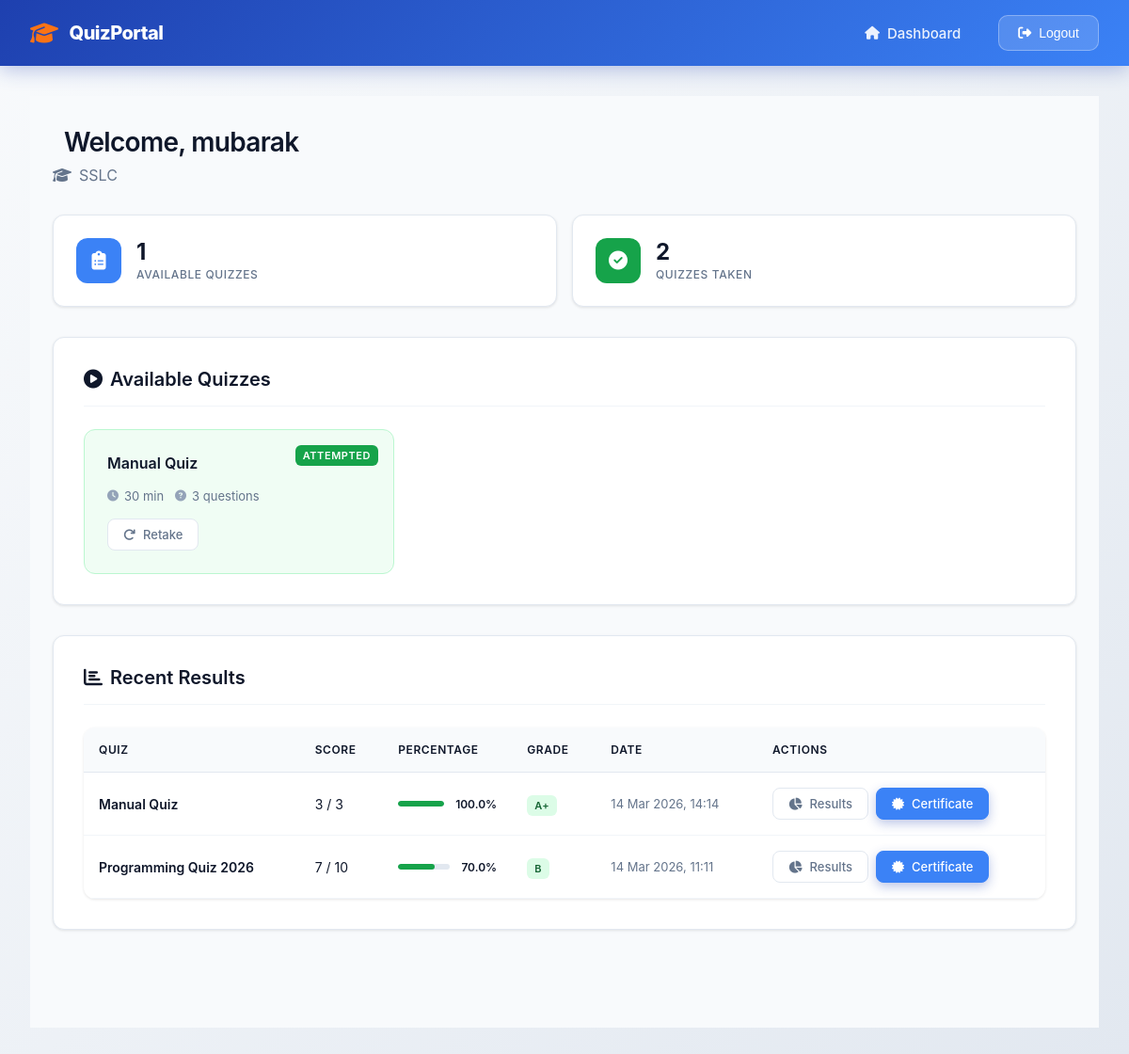
The app's page /dashboard/ (signed in) with its own data.
### users/models.py (models this page shows, shortened)
class StudentProfile(models.Model):
    user = models.OneToOneField(CustomUser, on_delete=models.CASCADE, related_name='student_profile')
    student_name = models.CharField(max_length=200)
    college_name = models.CharField(max_length=300)
    qualification = models.CharField(max_length=50, choices=[
        ('SSLC', 'SSLC'),
        ('Plus Two', 'Plus Two'),
        ('Degree', 'Degree'),
        ('Others', 'Others')
    ])
    qualification_other = models.CharField(max_length=200, blank=True, null=True)
    district = models.CharField(max_length=100, choices=[
        ('Thiruvananthapuram', 'Thiruvananthapuram'),
        ('Kollam', 'Kollam'),
        ('Pathanamthitta', 'Pathanamthitta'),
        ('Alappuzha', 'Alappuzha'),
        ('Kottayam', 'Kottayam'),
        ('Idukki', 'Idukki'),
        ('Ernakulam', 'Ernakulam'),
        ('Thrissur', 'Thrissur'),
        ('Palakkad', 'Palakkad'),
        ('Malappuram', 'Malappuram'),
        ('Kozhikode', 'Kozhikode'),
        ('Wayanad', 'Wayanad'),
        ('Kannur', 'Kannur'),
        ('Kasaragod', 'Kasaragod'),
        ('Others', 'Others')
    ])
    district_other = models.CharField(max_length=200, blank=True, null=True)
    mobile_number = models.CharField(max_length=15)
    class Meta:
        indexes = [
            models.Index(fields=['qualification']),
            models.Index(fields=['district']),
            models.Index(fields=['student_name']),
        ]

class CustomUser(AbstractBaseUser, PermissionsMixin):
    email = models.EmailField(unique=True)
    first_name = models.CharField(max_length=150)
    last_name = models.CharField(max_length=150, blank=True)
    is_active = models.BooleanField(default=True)
    is_staff = models.BooleanField(default=False)
    date_joined = models.DateTimeField(default=timezone.now)
    objects = CustomUserManager()
    USERNAME_FIELD = 'email'
    REQUIRED_FIELDS = ['first_name']

### video_app/models.py (models this page shows, shortened)
class Quiz(models.Model):
    title = models.CharField(max_length=255)
    description = models.TextField(blank=True)
    time_limit_minutes = models.PositiveIntegerField(default=30, help_text="Time limit in minutes")
    shuffle_questions = models.BooleanField(default=False)
    max_attempts = models.PositiveIntegerField(default=0, help_text="Maximum attempts per student (0 for unlimited)")
    is_active = models.BooleanField(default=True)
    start_time = models.DateTimeField(null=True, blank=True, help_text="Leave blank for no schedule")
    end_time = models.DateTimeField(null=True, blank=True, help_text="Leave blank for no schedule")
    certificate_min_percentage = models.FloatField(default=60.0, help_text="Minimum % score required to download certificate")
    created_at = models.DateTimeField(auto_now_add=True)
    questions = models.ManyToManyField(Question, through='QuizQuestion', blank=True)
    class Meta:
        indexes = [
            models.Index(fields=['is_active']),
            models.Index(fields=['start_time']),
            models.Index(fields=['end_time']),
        ]
    def remaining_attempts(self, student):
        if self.max_attempts == 0:
            return None  # Unlimited
        return max(0, self.max_attempts - self.get_student_attempts(student))

class QuizResult(models.Model):
    attempt = models.OneToOneField(QuizAttempt, on_delete=models.CASCADE, related_name='result')
    student = models.ForeignKey(settings.AUTH_USER_MODEL, on_delete=models.CASCADE, related_name='quiz_results')
    quiz = models.ForeignKey(Quiz, on_delete=models.CASCADE, related_name='results')
    score = models.PositiveIntegerField(default=0)
    total_questions = models.PositiveIntegerField(default=0)
    percentage = models.FloatField(default=0.0)
    completed_at = models.DateTimeField(auto_now_add=True)
    class Meta:
        indexes = [
            models.Index(fields=['student', 'completed_at']),
            models.Index(fields=['quiz', 'completed_at']),
        ]
    @property
    def grade(self):
        if self.percentage >= 90: return 'A+'
        elif self.percentage >= 80: return 'A'
        elif self.percentage >= 70: return 'B'
        elif self.percentage >= 60: return 'C'
        else: return 'F'

### video_app/views.py (the view)
# urls.py: path('dashboard/', views.student_dashboard, name='student_dashboard'),
@student_login_required
def student_dashboard(request):
    student = getattr(request.user, 'student_profile', None)
    available_quizzes = available_quizzes_queryset()
    all_results = (
        QuizResult.objects.filter(student=request.user)
        .select_related('quiz', 'attempt')
        .order_by('-completed_at')
    )
    results_by_quiz = {}
    for result in all_results:
        quiz_id = result.quiz.id
        if quiz_id not in results_by_quiz:
            results_by_quiz[quiz_id] = []
        results_by_quiz[quiz_id].append(result)
    attempted_quiz_ids = set(
        QuizAttempt.objects.filter(student=request.user, is_submitted=True)
        .values_list('quiz_id', flat=True)
    )
    quiz_data = []
    for quiz in available_quizzes:
        remaining = quiz.remaining_attempts(request.user)
        quiz_data.append({
            'quiz': quiz,
            'remaining_attempts': remaining,
            'can_retake': remaining is None or remaining > 0,
            'all_attempts': results_by_quiz.get(quiz.id, [])
        })
    return render(request, 'student/dashboard.html', {
        'student': student,
        'available_quizzes': quiz_data,
        'all_results': all_results,
        'results_by_quiz': results_by_quiz,
        'attempted_quiz_ids': attempted_quiz_ids,
        'quizzes_taken': len(attempted_quiz_ids),  # Count unique quizzes
    })

### video_app/selectors.py (called while the page is built)
def available_quizzes_queryset(now=None):
    now = now or timezone.now()
    manual_availability = Q(start_time__isnull=True, end_time__isnull=True, is_active=True)
    scheduled_availability = (
        (Q(start_time__isnull=False) | Q(end_time__isnull=False)) &
        (Q(start_time__isnull=True) | Q(start_time__lte=now)) &
        (Q(end_time__isnull=True) | Q(end_time__gte=now))
    )
    return (
        Quiz.objects.filter(manual_availability | scheduled_availability)
        .annotate(question_count=Count('quizquestion', distinct=True))
        .order_by('-created_at')
    )

### video_app/templates/student/dashboard.html (shortened to what this page needs)
{% extends "student/base_student.html" %}
{% block student_content %}
<div class="dashboard-container">
    <div class="dashboard-header">
        <div class="welcome-section">
            <h1 class="welcome-title">
                Welcome, {{ student.student_name|default:request.user.first_name }}
            </h1>
            <p class="welcome-subtitle">
                <i class="fas fa-graduation-cap"></i>
                {% if student.qualification == 'Others' %}
                    {{ student.qualification_other|default:"Student" }}
                {% else %}
                    {{ student.qualification|default:"Student" }}
                {% endif %}
            </p>
        </div>
    </div>
    <div class="stats-grid">
        <div class="stat-card">
            <div class="stat-icon primary">
                <i class="fas fa-clipboard-list"></i>
            </div>
            <div class="stat-content">
                <div class="stat-value">{{ available_quizzes|length }}</div>
                <div class="stat-label">Available Quizzes</div>
            </div>
        </div>
        <div class="stat-card">
            <div class="stat-icon success">
                <i class="fas fa-check-circle"></i>
            </div>
            <div class="stat-content">
                <div class="stat-value">{{ quizzes_taken }}</div>
                <div class="stat-label">Quizzes Taken</div>
            </div>
        </div>
    </div>
    <div class="section-card">
        <div class="section-header">
            <h2 class="section-title">
                <i class="fas fa-play-circle"></i>
                Available Quizzes
            </h2>
        </div>
        {% if available_quizzes %}
        <div class="quiz-grid">
            {% for item in available_quizzes %}
            {% with quiz=item.quiz %}
            <div class="quiz-card {% if quiz.id in attempted_quiz_ids %}attempted{% endif %}">
                {% if quiz.id in attempted_quiz_ids %}
                <div class="attempted-badge">Attempted</div>
                {% endif %}
                <div class="quiz-title">{{ quiz.title }}</div>
                <div class="quiz-meta">
                    <div class="quiz-meta-item">
                        <i class="fas fa-clock"></i>
                        {{ quiz.time_limit_minutes }} min
                    </div>
                    <div class="quiz-meta-item">
                        <i class="fas fa-question-circle"></i>
                        {{ quiz.question_count }} questions
                    </div>
                </div>
                {% if quiz.id in attempted_quiz_ids %}
                    {% if item.can_retake %}
                    <a href="{% url 'video_app:start_quiz' quiz.id %}"
                       class="btn btn-secondary btn-sm">
                        <i class="fas fa-redo"></i>
                        Retake
                    </a>
                    {% endif %}
                {% else %}
                    <a href="{% url 'video_app:start_quiz' quiz.id %}"
                       class="btn btn-primary btn-sm">
                        <i class="fas fa-play"></i>
                        Start Quiz
                    </a>
                {% endif %}
            </div>
            {% endwith %}
            {% endfor %}
        </div>
        {% endif %}
    </div>
    {% if all_results %}
    <div class="section-card">
        <div class="section-header">
            <h2 class="section-title">
                <i class="fas fa-chart-bar"></i>
                Recent Results
            </h2>
        </div>
        <table class="data-table">
            <thead>
                <tr>
                    <th>Quiz</th>
                    <th>Score</th>
                    <th>Percentage</th>
                    <th>Grade</th>
                    <th>Date</th>
                    <th>Actions</th>
                </tr>
            </thead>
            <tbody>
                {% for result in all_results %}
                <tr>
                    <td data-label="Quiz" style="font-weight: 600;">{{ result.quiz.title }}</td>
                    <td data-label="Score">{{ result.score }} / {{ result.total_questions }}</td>
                    <td data-label="Percentage">
                        <div class="progress-bar">
                            <div class="progress-track">
                                <div class="progress-fill {% if result.percentage >= 60 %}success{% else %}danger{% endif %}"
                                     style="width: {{ result.percentage }}%;"></div>
                            </div>
                            <span class="progress-text">{{ result.percentage|floatformat:1 }}%</span>
                        </div>
                    </td>
                    <td data-label="Grade">
                        <span class="grade-badge {% if result.grade == 'F' %}danger{% elif result.grade == 'C' %}warning{% else %}success{% endif %}">
                            {{ result.grade }}
                        </span>
                    </td>
                    <td data-label="Date" style="font-size: 13px; color: #64748B;">{{ result.completed_at|date:"d M Y, H:i" }}</td>
                    <td data-label="Actions">
                        <div class="action-buttons">
                            <a href="{% url 'video_app:quiz_result' result.attempt.id %}" class="btn btn-sm btn-secondary">
                                <i class="fas fa-chart-pie"></i>
                                Results
                            </a>
                            {% if result.percentage >= result.quiz.certificate_min_percentage %}
                            <a href="{% url 'video_app:download_certificate' result.attempt.id %}" class="btn btn-sm btn-primary">
                                <i class="fas fa-certificate"></i>
                                Certificate
                            </a>
                            {% endif %}
                        </div>
                    </td>
                </tr>
                {% endfor %}
            </tbody>
        </table>
    </div>
    {% endif %}
    <div style="height: 40px;"></div>
</div>
{% endblock %}

### video_app/templates/base.html (style rules this page uses)
:root { --primary: #4f46e5; --primary-dark: #3730a3; --primary-light: #818cf8; --accent: #06b6d4; --danger: #ef4444; --success: #22c55e; --warning: #f59e0b; --bg: #f1f5f9; --surface: #ffffff; --text: #1e293b; --muted: #64748b; --border: #e2e8f0; --radius: 12px; --shadow: 0 4px 24px rgba(0, 0, 0, .08); }
* { box-sizing: border-box; margin: 0; padding: 0; }
body { font-family: 'Segoe UI', system-ui, sans-serif; background: var(--bg); color: var(--text); min-height: 100vh; }
a { color: inherit; text-decoration: none; }
.btn { display: inline-flex; align-items: center; gap: 6px; padding: 10px 20px; border-radius: 8px; border: none; cursor: pointer; font-size: 14px; font-weight: 600; transition: .2s; }
.btn-primary { background: var(--primary); color: #fff; }
.btn-sm { padding: 6px 14px; font-size: 13px; }
table { width: 100%; border-collapse: collapse; }
th, td { padding: 12px 16px; text-align: left; border-bottom: 1px solid var(--border); }
th { font-size: 12px; font-weight: 700; text-transform: uppercase; letter-spacing: .05em; color: var(--muted); background: #f8fafc; }

### video_app/templates/student/base_student.html (style rules this page uses)
:root { --primary-dark: #1E40AF; --primary-medium: #3B82F6; --primary-light: #60A5FA; --accent-blue: #3B82F6; --accent-purple: #8B5CF6; --accent-emerald: #10B981; --accent-amber: #F59E0B; --accent-rose: #F43F5E; --text-primary: #1F2937; --text-secondary: #4B5563; --text-muted: #6B7280; --border-light: rgba(0, 0, 0, 0.1); --bg-card: #FFFFFF; --bg-hover: #F9FAFB; --bg-sidebar: #F8FAFC; --shadow-sm: 0 1px 2px 0 rgba(0, 0, 0, 0.05); --shadow-md: 0 4px 6px -1px rgba(0, 0, 0, 0.1); --shadow-lg: 0 10px 15px -3px rgba(0, 0, 0, 0.1); --shadow-xl: 0 20px 25px -5px rgba(0, 0, 0, 0.1); --brand-orange: #F97316; --brand-blue: #1E40AF; --brand-light-orange: #FB923C; }
* { box-sizing: border-box; }
body { background: linear-gradient(135deg, #F8FAFC 0%, #E2E8F0 100%); font-family: -apple-system, BlinkMacSystemFont, 'Segoe UI', Roboto, 'Helvetica Neue', Arial, sans-serif; margin: 0; padding: 0; }
.btn { padding: 10px 20px; border-radius: 10px; font-size: 14px; font-weight: 500; text-decoration: none; border: none; cursor: pointer; transition: all 0.3s ease; display: inline-flex; align-items: center; gap: 8px; justify-content: center; }
.btn-primary { background: linear-gradient(135deg, var(--brand-blue), var(--primary-medium)); color: white; box-shadow: 0 4px 12px rgba(30, 64, 175, 0.3); }
.btn-sm { padding: 8px 16px; font-size: 13px; }
a { cursor: pointer; }

### records on screen
StudentProfile: student_name "mubarak", qualification "SSLC"
Quiz: shows "ATTEMPTED", quiz "Manual Quiz", quiz.time_limit_minutes "30", quiz.question_count "3", shows "Retake"
QuizResult: quiz "Manual Quiz", score "3", total_questions "3", percentage "100.0", grade "A+", completed_at "14 Mar 2026, 14:14", shows "Certificate"
QuizResult: quiz "Programming Quiz 2026", score "7", total_questions "10", percentage "70.0", grade "B", completed_at "14 Mar 2026, 11:11", shows "Certificate"

### other values on screen
{{ available_quizzes|length }} "1"
{{ quizzes_taken }} "2"
